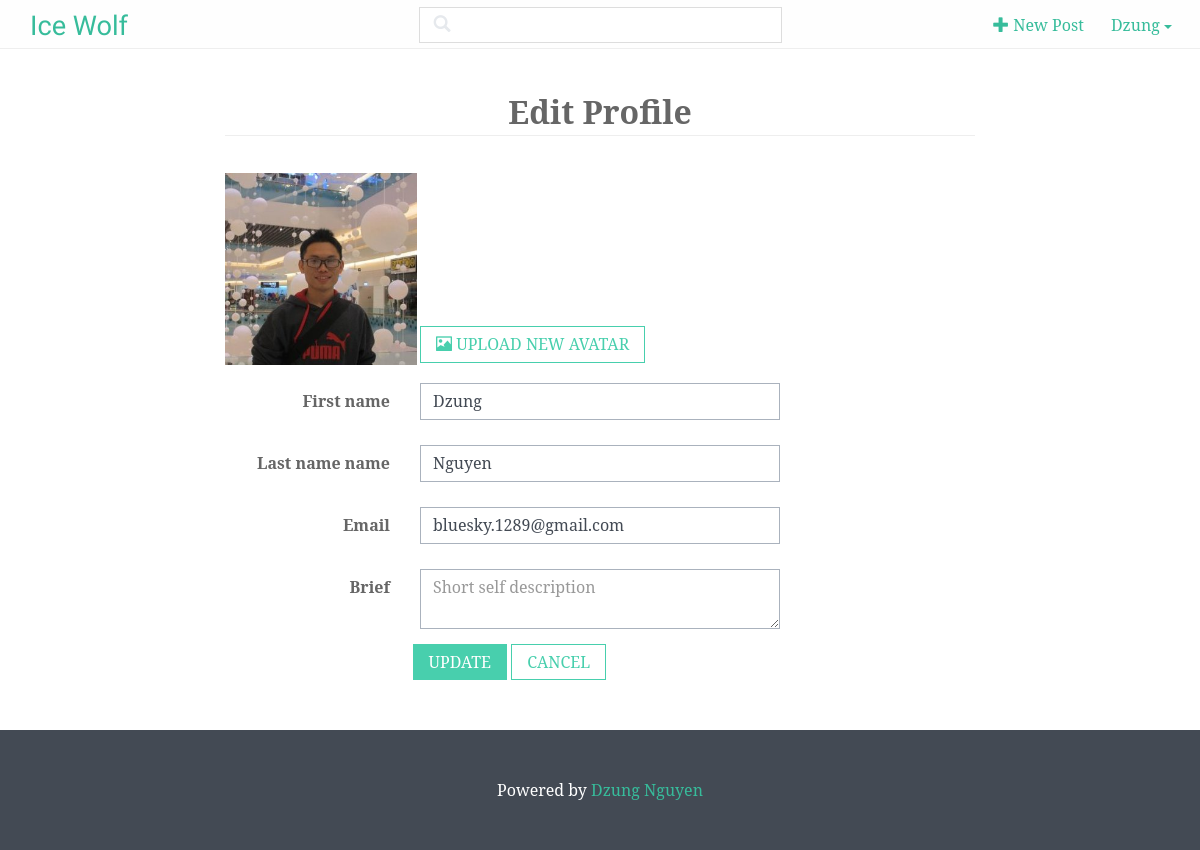
The app's page /profile (signed in) with its own data.
### persistent/user.py (models this page shows, shortened)
class User(db.Model, ModelMethods):
    _table_name = 'user'
    id = db.Column(db.Integer, primary_key=True)
    username = db.Column(db.String(80), unique=True)
    email = db.Column(db.String(120), unique=True)
    password = db.Column(db.String(80))
    first_name = db.Column(db.String(40))
    last_name = db.Column(db.String(40))
    avatar = db.Column(db.String(512), default="")
    brief = db.Column(db.String(1024), default="")
    role = db.Column(db.String(20), default="editor")
    activated = db.Column(db.Boolean, default= not settings.require_activation)
    activation_id = db.Column(db.String(64))
    posts = db.relationship('Post', backref=db.backref('author', lazy='select'), lazy='dynamic')
    comments = db.relationship('Comment', backref=db.backref('user', lazy='select'), lazy='dynamic')
    @property
    def full_name(self):
        return "%s %s" % (self.first_name, self.last_name)
    def is_authenticated(self):
        if self.id:
            return True
        else:
            return False

### server.py (the view)
@app.route("/profile", methods=["GET", "POST"])
@login_required
def profile_handler():
    if request.method == "GET":
        if request.args and request.args["action"] == "edit":
            return render_template("profile.html", edit=True)
        else:
            return render_template("profile.html")
    else:
        if "update" in request.form:
            return user_controller.update_profile()
        else:
            return render_template("profile.html")

### controller/user_controller.py (called while the page is built)
@login_manager.user_loader
def load_user(id):
    return DBUser.get_by_id(int(id))

### persistent/base.py (called while the page is built)
    @classmethod
    def get_by_id(cls, id):
        return cls.query.get(id)

### server.py (called while the page is built)
@app.before_request
def csrf_protect():
    if request.method == "POST":
        token = session.pop('_csrf_token', None)
        if not token or token != request.form.get('_csrf_token'):
            abort(403)

def generate_csrf_token():
    if '_csrf_token' not in session:
        session['_csrf_token'] = str(uuid.uuid4())
    return session['_csrf_token']

### templates/profile.html (shortened to what this page needs)
<!doctype html>
<html>
<head>
    {%from "macros.html" import top_nav,main_menu, render_pagination, render_short_post, render_css_include, render_script_include with context%}
    {{render_css_include()}}
</head>
<body >
    {{top_nav()}}
    <div class="container main-content">
        <div class="row">
            <div class="col-md-8 col-md-offset-2">
                <div class="page-title">Edit Profile</div>
            </div>
        </div>
        <div class="row">
            <div class="col-md-8 col-md-offset-2 col-sm-12">
                <form method="POST" enctype=multipart/form-data class="form-horizontal" data-togle="validator">
                    <div class="form-group">
                        <label for="select-file" class="col-sm-3 control-label">
                            {%if current_user.avatar%}
                            <img src="{{current_user.avatar}}" width="192" height="192" alt="{{current_user.full_name}}">
                            {%else%}
                            <img src="static/img/ava.jpg" width="192" height="192" alt="{{current_user.full_name}}">
                            {%endif%}
                        </label>
                        <div class="btn-simple select-file" style="margin-top: 160px;">
                            <span class="glyphicon glyphicon-picture"></span> Upload new avatar
                        </div>
                    </div>
                    <div class="form-group">
                        <label for="first-name" class="col-sm-3 control-label">First name</label>
                        <div class="col-sm-6">
                            <input type="text" class="form-control" id="first-name" name="first_name" placeholder="First name" value="{{current_user.first_name}}" required>
                        </div>
                    </div>
                    <div class="form-group">
                        <label for="last-name" class="col-sm-3 control-label">Last name name</label>
                        <div class="col-sm-6">
                            <input type="text" class="form-control" id="last-name" name="last_name" placeholder="Last name" value="{{current_user.last_name}}" required>
                        </div>
                    </div>
                    <div class="form-group">
                        <label for="email" class="col-sm-3 control-label">Email</label>
                        <div class="col-sm-6">
                            <input type="email" class="form-control" id="email" name="email" placeholder="Email" value="{{current_user.email}}" data-error="Oops, that email address is invalid" required>
                        </div>
                    </div>
                    <div class="form-group">
                        <label for="brief" class="col-sm-3 control-label">Brief</label>
                        <div class="col-sm-6">
                            <textarea class="form-control" id="brief" name="brief" placeholder="Short self description" required>{{current_user.brief}}</textarea>
                        </div>
                    </div>
                    <div class="col-sm-offset-3">
                        <button type="submit" class="btn btn-simple btn-active" name="update" value="1">Update</button>
                        <button type="submit" class="btn btn-simple" >Cancel</button>
                    </div>
                </form>
            </div>
        </div>
    </div>
    <footer>
        <p class="copyright"><span>Powered by <a href="/">Dzung Nguyen</a></span></p>
    </footer>
</body>
</html>

### templates/macros.html (shortened to what this page needs)
{%macro render_css_include(additional_css = [])%}
    <link rel="stylesheet" href="/static/bootstrap3.3.5/css/bootstrap.min.css">
    <link rel="stylesheet" href="/static/bootflat/css/bootflat.min.css">
    <link rel="stylesheet" href="/static/css/prism.css" type="text/css">
    <link rel="stylesheet" href="/static/css/style.css" type="text/css">
{%endmacro%}
{%macro top_nav(keyword=None)%}
<header class="hidden-xs">
    <div class="logo">
        <a href="/">Ice Wolf</a>
    </div>
    <div class="search-form col-md-8 col-md-offset-2">
        <div class="col-md-6 col-xs-12" style="display: inline-block; float:none;">
            <form method="get" action="{{url_for('search')}}">
                <div class="form-search search-only">
                    <i class="search-icon glyphicon glyphicon-search"></i>
                    <input type="text" name="keyword" class="form-control search-query" {%- if keyword -%}value="{{keyword}}"{%- endif -%}>
                </div>
            </form>
        </div>
    </div>
    <nav>
        {%if not current_user or not current_user.is_authenticated() %}
        <a href="{{url_for('login', next=request.url)}}">
            <button class="btn-simple btn-active">Sign in</button>
        </a>
        <a href="{{url_for('register', next=request.url)}}">
            <button class="btn-simple">Register</button>
        </a>
        {%else%}
        <a href="{{url_for('add_post')}}"><span class="glyphicon glyphicon-plus" aria-hidden="true"></span> New Post</a>
        <div class="dropdown">
            <button class="btn btn-link" type="button" id="application-menu" data-toggle="dropdown" aria-haspopup="true"
                    aria-expanded="true">
                {{current_user.first_name}}
                <span class="caret"></span>
            </button>
        </div>
        {%endif%}
    </nav>
</header>
{%endmacro%}

### static/css/style.css (style rules this page uses)
html { position: relative; min-height: 100%; }
body { font-size: 16px; font-family: "Noto serif", Tahoma, sans-serif; color: #666; margin-bottom: 120px; }
a, .dropdown-menu li a, .btn-link, .post-title a:hover { text-decoration: none; color: #37BC9B; }
.dropdown-menu, .btn, .form-control, .input-group-btn { font-size: 1em; }
.form-control { height: auto; min-height: 36px; border-radius: 0; }
header { height: 49px; background: #fefefe; width: 100%; border-bottom: solid 1px #eee; text-align: center position: relative; }
header > .logo, .large-logo, .brand { font-family: Lobster, Tahoma, sans-serif; font-size: 1.7em; }
header > .logo { float:left; padding: 7px 30px; }
header > nav { float:right; padding: 7px 15px 7px 0; }
header > nav > a { text-transform: capitalize; padding: 0 10px; vertical-align:middle; }
header>nav>.dropdown { display: inline-block; margin: 0; }
.form-search .search-query, .form-search .search-query:first-child, .form-search .search-query:last-child { padding: 0 15px 0 40px; border-radius: 0; -webkit-border-radius: 0; -moz-border-radius: 0; border-color: #ddd; }
.search-form { position: absolute; top: 0; padding: 7px; text-align: center; }
.btn-simple { display: inline-block; border: 1px solid #48CFAD; border-radius: 0px; background: none; color: #48CFAD; text-transform: uppercase; padding: 6px 15px; }
.btn-simple:hover, .btn-active { border: 1px solid #48CFAD; background: #48CFAD; color: #fff; }
.main-content { padding-top: 40px; padding-bottom: 50px; }
.page-title { width: 100%; font-size: 2em; font-weight: 700; color: #666; text-align: center; border-bottom: 1px solid #eee; margin: 0px 0 30px; }
.select-file { position: relative; overflow: hidden; cursor: pointer; margin-left: 15px; }
footer { height: 120px; width: 100%; background: #434A54; color: #fff; display: table; position: absolute; bottom: 0; }
footer> .copyright { text-align: center; vertical-align: middle; display: table-cell; }

### records on screen
User: first_name "Dzung", last_name "Nguyen", email "bluesky.1289@gmail.com"
